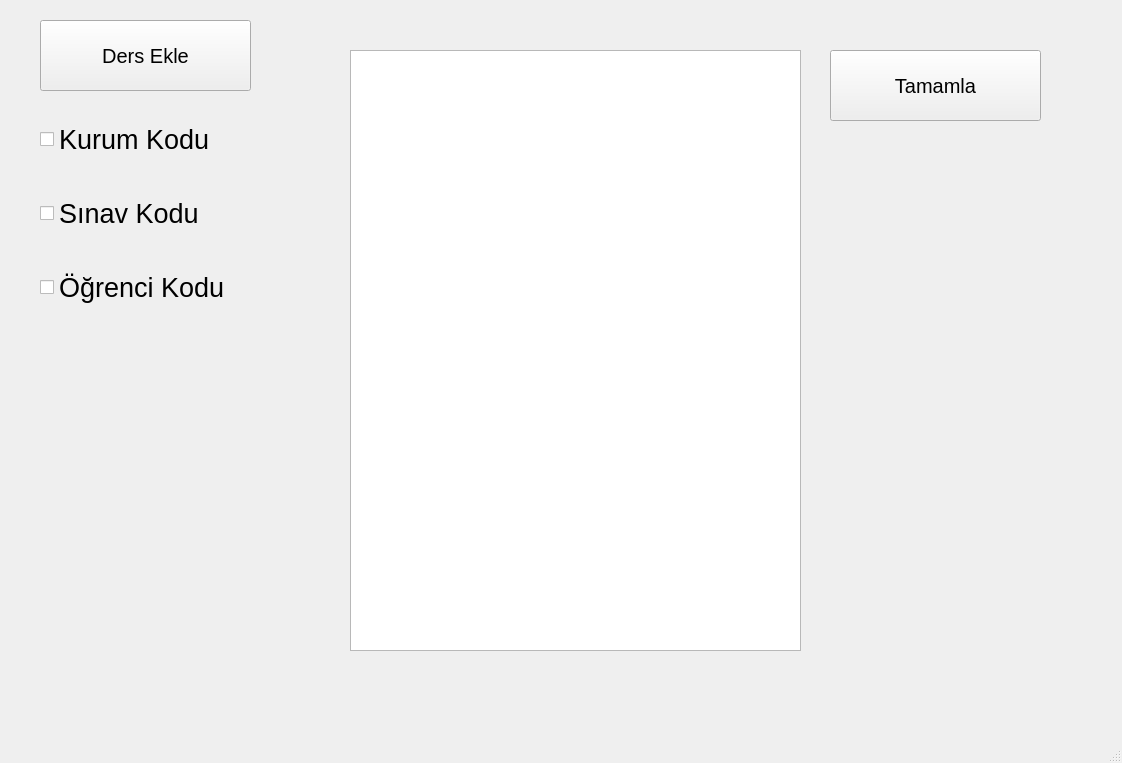
<?xml version="1.0" encoding="UTF-8"?>
<ui version="4.0">
 <class>MainWindow</class>
 <widget class="QMainWindow" name="MainWindow">
  <property name="geometry">
   <rect>
    <x>0</x>
    <y>0</y>
    <width>1122</width>
    <height>763</height>
   </rect>
  </property>
  <property name="windowTitle">
   <string>Optik Form Oluşturucu</string>
  </property>
  <widget class="QWidget" name="centralwidget">
   <widget class="QPushButton" name="pushButton">
    <property name="geometry">
     <rect>
      <x>830</x>
      <y>50</y>
      <width>211</width>
      <height>71</height>
     </rect>
    </property>
    <property name="font">
     <font>
      <pointsize>15</pointsize>
     </font>
    </property>
    <property name="text">
     <string>Tamamla</string>
    </property>
   </widget>
   <widget class="QGraphicsView" name="graphicsView">
    <property name="geometry">
     <rect>
      <x>350</x>
      <y>50</y>
      <width>451</width>
      <height>601</height>
     </rect>
    </property>
   </widget>
   <widget class="QPushButton" name="pushButton_2">
    <property name="geometry">
     <rect>
      <x>40</x>
      <y>20</y>
      <width>211</width>
      <height>71</height>
     </rect>
    </property>
    <property name="font">
     <font>
      <pointsize>15</pointsize>
     </font>
    </property>
    <property name="text">
     <string>Ders Ekle</string>
    </property>
   </widget>
   <widget class="QWidget" name="verticalLayoutWidget">
    <property name="geometry">
     <rect>
      <x>40</x>
      <y>110</y>
      <width>241</width>
      <height>229</height>
     </rect>
    </property>
    <layout class="QVBoxLayout" name="verticalLayout">
     <item>
      <widget class="QCheckBox" name="checkBox">
       <property name="font">
        <font>
         <pointsize>20</pointsize>
        </font>
       </property>
       <property name="text">
        <string>Kurum Kodu</string>
       </property>
      </widget>
     </item>
     <item>
      <spacer name="horizontalSpacer_2">
       <property name="orientation">
        <enum>Qt::Horizontal</enum>
       </property>
       <property name="sizeHint" stdset="0">
        <size>
         <width>40</width>
         <height>20</height>
        </size>
       </property>
      </spacer>
     </item>
     <item>
      <widget class="QCheckBox" name="checkBox_2">
       <property name="font">
        <font>
         <pointsize>20</pointsize>
        </font>
       </property>
       <property name="text">
        <string>Sınav Kodu</string>
       </property>
      </widget>
     </item>
     <item>
      <spacer name="horizontalSpacer_3">
       <property name="orientation">
        <enum>Qt::Horizontal</enum>
       </property>
       <property name="sizeHint" stdset="0">
        <size>
         <width>40</width>
         <height>20</height>
        </size>
       </property>
      </spacer>
     </item>
     <item>
      <widget class="QCheckBox" name="checkBox_3">
       <property name="font">
        <font>
         <pointsize>20</pointsize>
        </font>
       </property>
       <property name="text">
        <string>Öğrenci Kodu</string>
       </property>
      </widget>
     </item>
     <item>
      <spacer name="horizontalSpacer">
       <property name="orientation">
        <enum>Qt::Horizontal</enum>
       </property>
       <property name="sizeHint" stdset="0">
        <size>
         <width>40</width>
         <height>20</height>
        </size>
       </property>
      </spacer>
     </item>
    </layout>
   </widget>
  </widget>
  <widget class="QMenuBar" name="menubar">
   <property name="geometry">
    <rect>
     <x>0</x>
     <y>0</y>
     <width>1122</width>
     <height>26</height>
    </rect>
   </property>
  </widget>
  <widget class="QStatusBar" name="statusbar"/>
 </widget>
 <resources/>
 <connections/>
</ui>
